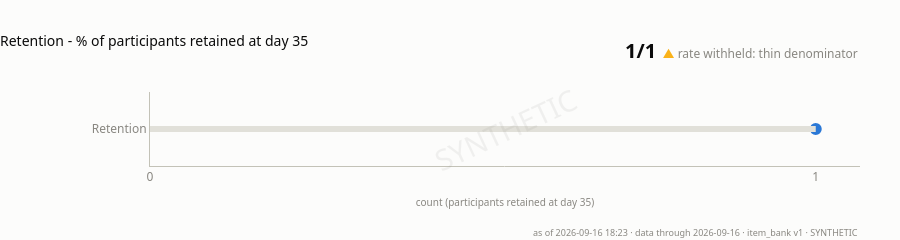

Source (notebook cell):
### Code cell
# Formal retention needs day 35 and only one participant has reached it, so the
# rate is suppressed. A suppressed tile now plots its raw counts as a dot on a
# COUNT axis rather than drawing an invisible bar on a percent axis - during
# Phase 1 that is most of the board, and an empty axis tells the reader nothing.
cards["retention"]

### Figure 1 — Plotly figure (JSON) as saved in the notebook; plotly's stock layout.template omitted (floating-point values rounded to 4 significant figures)
{"data": [{"hovertemplate": "1 of 1<extra></extra>", "marker": {"color": "#2a78d6", "line": {"color": "#fcfcfb", "width": 2}, "size": 14}, "mode": "markers", "showlegend": false, "type": "scatter", "x": [1], "xaxis": "x", "y": ["Retention"], "yaxis": "y"}], "layout": {"annotations": [{"font": {"color": "#0b0b0b", "family": "system-ui, -apple-system, \"Segoe UI\", sans-serif", "size": 12}, "showarrow": false, "text": "<b style='font-size:20px'>1/1</b>  <span style='color:#fab219'>▲</span> <span style='color:#898781'>rate withheld: thin denominator</span>", "x": 1, "xanchor": "right", "xref": "paper", "y": 1, "yanchor": "bottom", "yref": "paper", "yshift": 26}, {"font": {"color": "#898781", "family": "system-ui, -apple-system, \"Segoe UI\", sans-serif", "size": 9}, "showarrow": false, "text": "as of 2026-09-16 18:23 · data through 2026-09-16 · item_bank v1 · SYNTHETIC", "x": 1, "xanchor": "right", "xref": "paper", "y": 0, "yanchor": "top", "yref": "paper", "yshift": -58}, {"font": {"color": "#898781", "family": "system-ui, -apple-system, \"Segoe UI\", sans-serif", "size": 29}, "opacity": 0.1, "showarrow": false, "text": "SYNTHETIC", "textangle": -25, "x": 0.5, "xref": "paper", "y": 0.5, "yref": "paper"}], "bargap": 0.5, "font": {"color": "#52514e", "family": "system-ui, -apple-system, \"Segoe UI\", sans-serif", "size": 12}, "height": 193, "hoverlabel": {"bgcolor": "#fcfcfb", "font": {"color": "#0b0b0b", "family": "system-ui, -apple-system, \"Segoe UI\", sans-serif"}}, "legend": {"font": {"color": "#52514e", "size": 10}, "orientation": "h", "x": 0, "y": -0.3}, "margin": {"b": 74, "l": 150, "r": 40, "t": 92}, "paper_bgcolor": "#fcfcfb", "plot_bgcolor": "#fcfcfb", "shapes": [{"line": {"color": "#e1e0d9", "width": 6}, "type": "line", "x0": 0, "x1": 1, "xref": "x", "y0": 0, "y1": 0, "yref": "y"}], "showlegend": false, "title": {"font": {"color": "#0b0b0b", "size": 14}, "text": "Retention - % of participants retained at day 35", "x": 0, "xanchor": "left"}, "xaxis": {"anchor": "y", "domain": [0, 1], "dtick": 1, "linecolor": "#c3c2b7", "rangemode": "tozero", "showgrid": false, "tickfont": {"color": "#898781"}, "tickformat": "d", "title": {"font": {"color": "#898781", "size": 10}, "text": "count (participants retained at day 35)"}, "zeroline": false}, "yaxis": {"anchor": "x", "domain": [0, 1], "linecolor": "#c3c2b7", "showgrid": false, "showticklabels": true, "tickfont": {"color": "#898781", "size": 12}, "zeroline": false}}}
